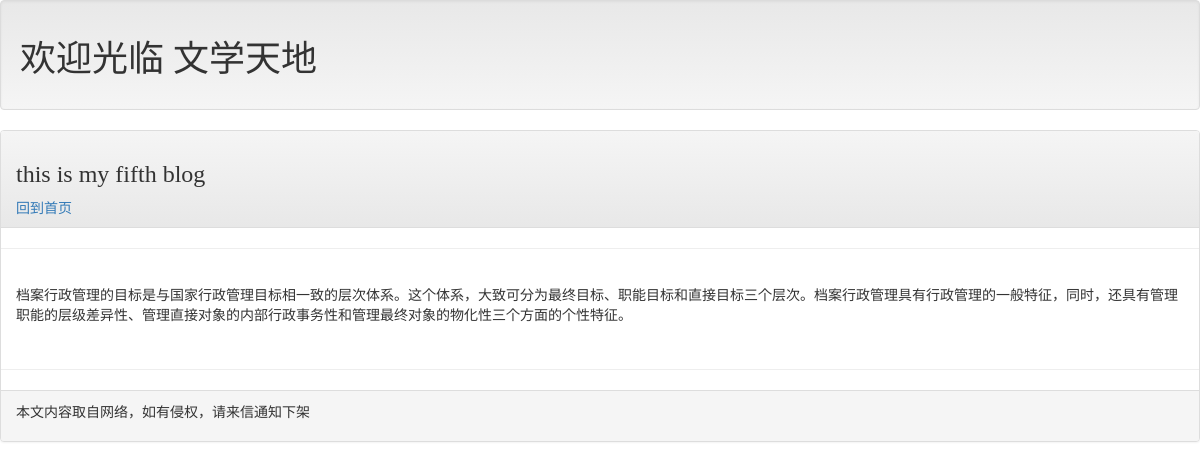
The page /post/fifth-blog on the database its author committed.
### mysite/models.py (models this page shows, shortened)
class Post(models.Model):
    title = models.CharField(max_length=200)#博客的标题
    slug = models.CharField(max_length=200)#博客文章的网址
    body = models.TextField()#博客文章的内容
    pub_date = models.DateTimeField(default=timezone.now())#发布时间
    class Meta:
        ordering = ('-pub_date',)

### mysite/views.py (the view)
# urls.py: url(r'^post/(.*)$',views.showpost),
def showpost(request,slug):
    template = get_template("detail.html")
    try:
        post = Post.objects.get(slug=slug)
        if(post!=None):
            html = template.render(locals())
            return HttpResponse(html)
    except Exception:
        return redirect("/")

### mysite/templates/detail.html (shortened to what this page needs)
{% extends "base.html" %}
{% block headermessage %}
    <h3 style="font-family: 微软雅黑">{{post.title}}</h3>
    <a href="/">回到首页</a>
{% endblock %}
{% block bodymessage %}
    <p>{{post.body}}</p>
{% endblock %}

### rows shown on the page
Post: title "this is my fifth blog", body "档案行政管理的目标是与国家行政管理目标相一致的层次体系。这个体系，大致可分为最终目标、职能目标和直接目标三个层次。档案行政管理具有行政管理的一般特征，同时，还具有管理职能的层级差异性、管理直接对象的内部行政事务性和管理最终对象的物化性三个方面的个性特征。"
